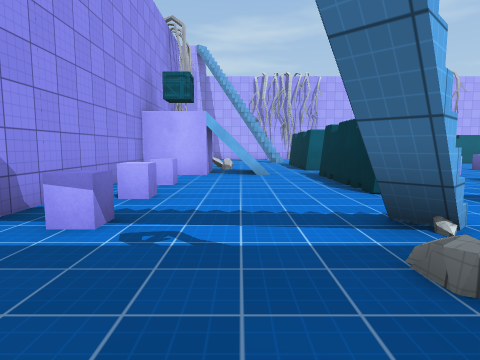
[1] (above)

16 first-person views from a walk through a Unity game level. The camera is 1.4 m above the floor, tilts 6° down and sees 75° across. The floor is counted in squares, 2 m on a side. Each view is taken from the middle of a square. On the plan, view 1 faces up. The plan holds only what a view shows up to about 10 squares ahead; the rest is blank. The place goes on beyond the plan. Surface patterns are stand-ins for the level's own textures.

[2]
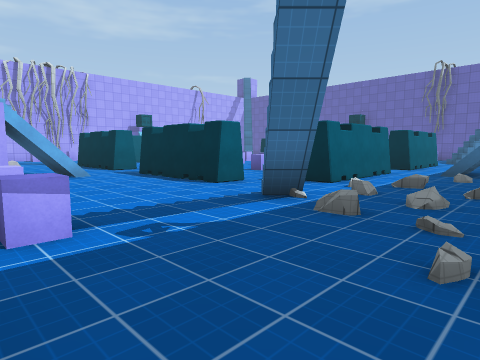

[3]
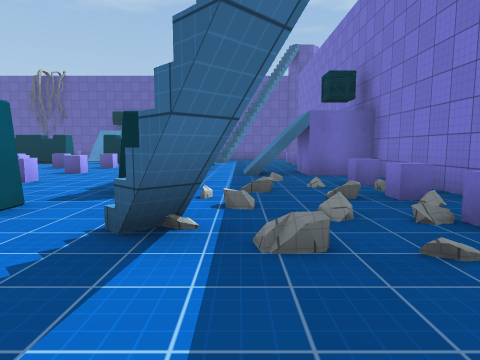

[4]
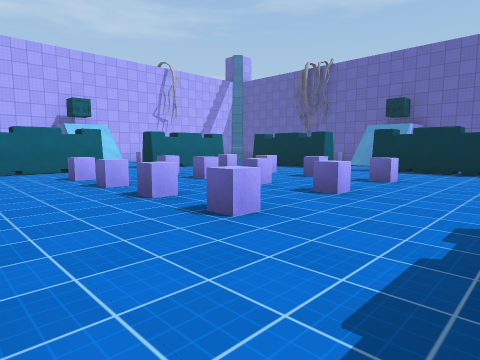

[5]
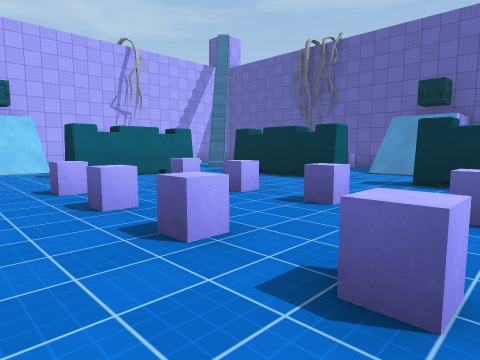

[6]
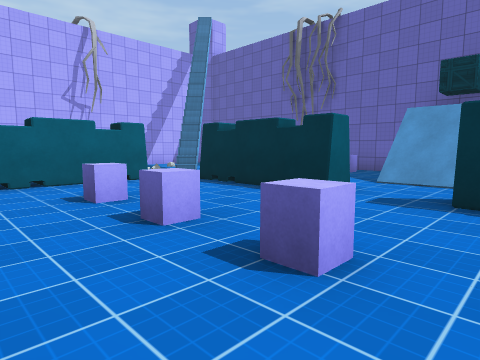

[7]
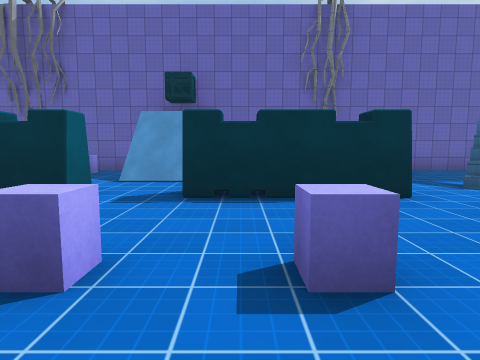

[8]
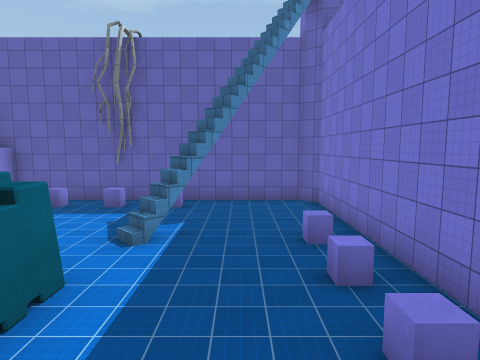

[9]
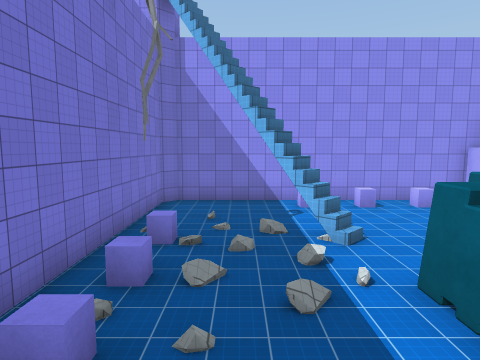

[10]
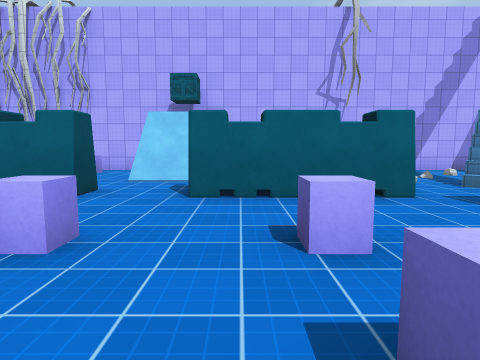

[11]
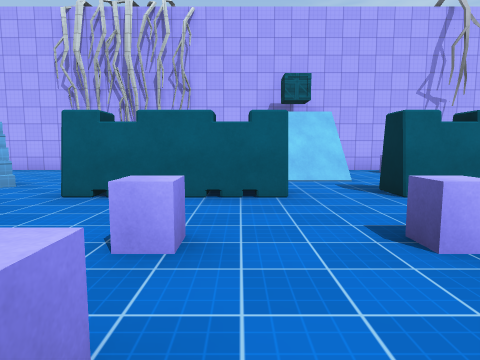

[12]
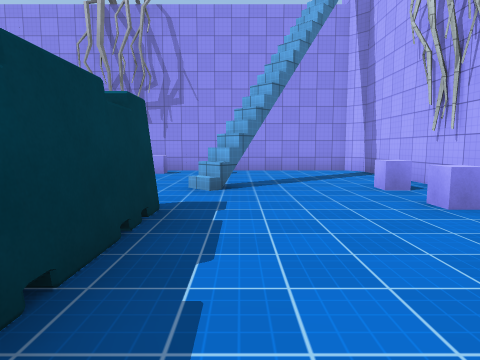

[13]
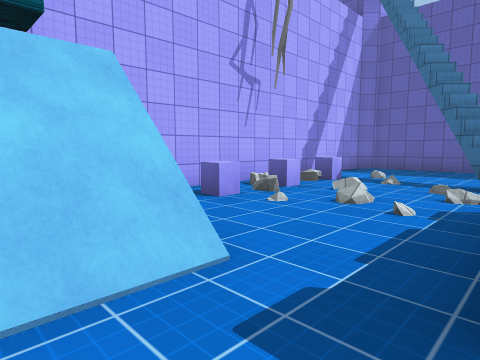

[14]
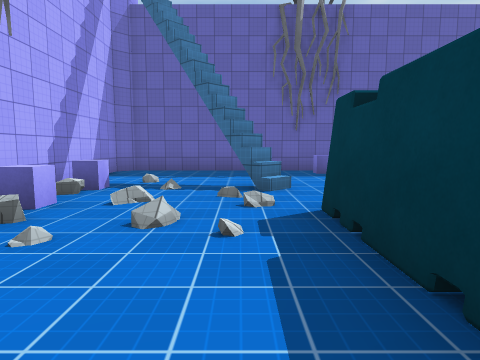

[15]
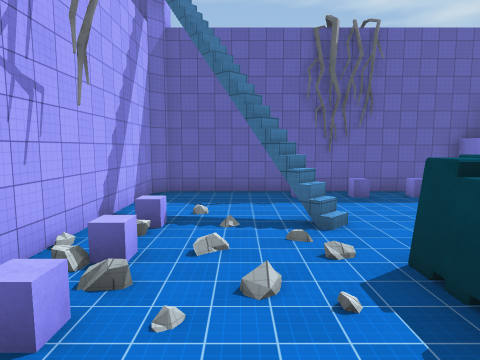

[16]
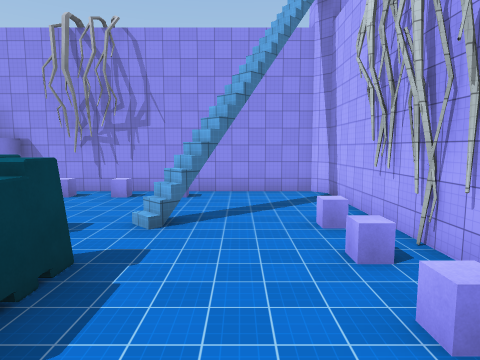

### Floor plan
Points are (right, up) in squares from view 1. A wall is a line through its corners. A room is listed if a view was taken in it or the views show most of it. See-through windows are left out.
Room 1 (views 1, 2, 3, 4, 5, 6, 7, 8, 9, 10, 11, 12, 13, 14, 15, 16)
walls: (13.8, 14.6) (13.4, 15); (1.8, 2.5) (1.2, 1.9); (13.8, 1.9) (13.1, 2.6); (17.4, 10.2) (17.4, 18.1) (17, 18.6) (-2, 18.6) (-2.4, 18.2) (-2.4, 10.5); (-2.4, 7.9) (-2.4, -0.9) (-2, -1.3) (6.5, -1.3); (10.7, -1.3) (17, -1.3) (17.4, -0.9) (17.4, 7.9)
low walls: (12.9, 14.4) (13.4, 15); (14.1, 15) (13.7, 15.3); (13.6, 2.2) (14, 2.5); (1.5, 15) (1.2, 14.6); (13.7, 1.9) (14.1, 2.4); (1.3, 15.4) (0.8, 14.9); (1.1, 2.7) (1.6, 2.3); (1.1, 2.5) (1.4, 2.1); (0.8, 2.4) (1.3, 2)
ways out: gap at (13, 15)
objects: block (-2, 6); block (-2, 8) to (-1, 9); block (-1, 3); block (-1, 4); block (-1, 11); block (-1, 13); other object (-1, 14); other object (0, 9); other object (0, 10); block (2, 0); other object (2, 5) to (2, 7); other object (2, 10) to (2, 12); block (2, 18); block (3, 0); block (3, 18); other object (4, 3) to (6, 3); other object (4, 14) to (6, 14); block (5, 0); block (5, 6); block (5, 8); block (5, 10); block (5, 11); block (5, 18); block (7, -1) to (8, 0); block (7, 8); block (7, 10); block (7, 11); crate (7, 17) to (8, 18); block (8, 6); other object (9, 3) to (11, 3); other object (9, 14) to (11, 14); block (10, 0); block (10, 6); block (10, 8); block (10, 10); block (10, 11); block (10, 18); block (12, 0); block (12, 18); block (13, 0); other object (13, 5) to (13, 7); other object (13, 10) to (13, 12); block (13, 18); other object (15, 9); other object (16, 3); block (16, 4); block (16, 6); block (16, 8) to (17, 9); block (16, 11); block (16, 13); other object (16, 14)

Positions as (right, up) in squares from view 1, and headings:
1: (0, 0), facing up
2: (-2, 0), facing up-right
3: (-1, 2), facing right
4: (3, 4), facing up-right
5: (6, 6), facing up-right
6: (8, 7), facing up-right
7: (8, 7), facing right
8: (8, 1), facing right
9: (7, 1), facing left
10: (9, 9), facing up
11: (6, 9), facing up
12: (7, 15), facing left
13: (7, 14), facing up-right
14: (8, 15), facing right
15: (8, 16), facing right
16: (7, 16), facing left
